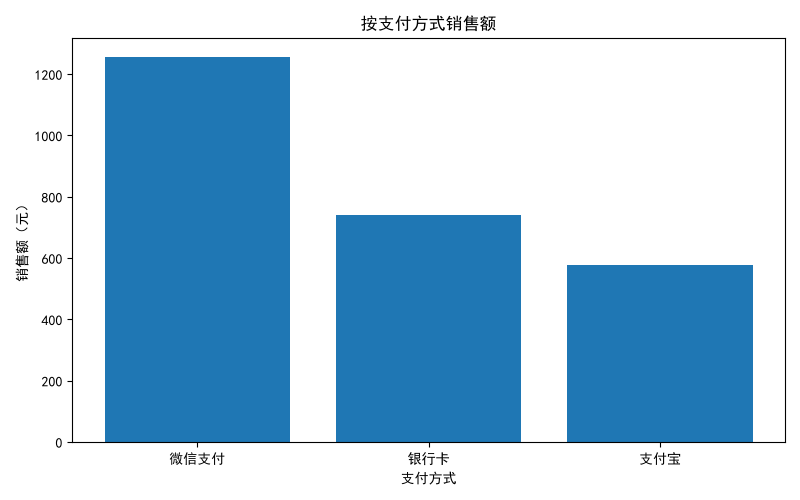

Reproduce this figure in Python.
import pandas as pd
import matplotlib.pyplot as plt

plt.rcParams["font.sans-serif"] = ["SimHei"]  # 或 ["Microsoft YaHei"]
plt.rcParams["axes.unicode_minus"] = False

# 读取清洗后数据
df = pd.read_csv("sales_clean.csv")

# 计算总金额
df["总金额"] = df["价格"] * df["数量"]

# 按支付方式汇总销售额，降序输出
payment_sales = df.groupby("支付方式")["总金额"].sum().sort_values(ascending=False)
print(payment_sales)

# 画柱状图：英文标签避免乱码



plt.figure(figsize=(8, 5))
plt.bar(payment_sales.index, payment_sales.values)
plt.title("按支付方式销售额")
plt.xlabel("支付方式")
plt.ylabel("销售额（元）")
plt.tight_layout()
plt.savefig("payment_sales.png", dpi=100)
plt.show()
